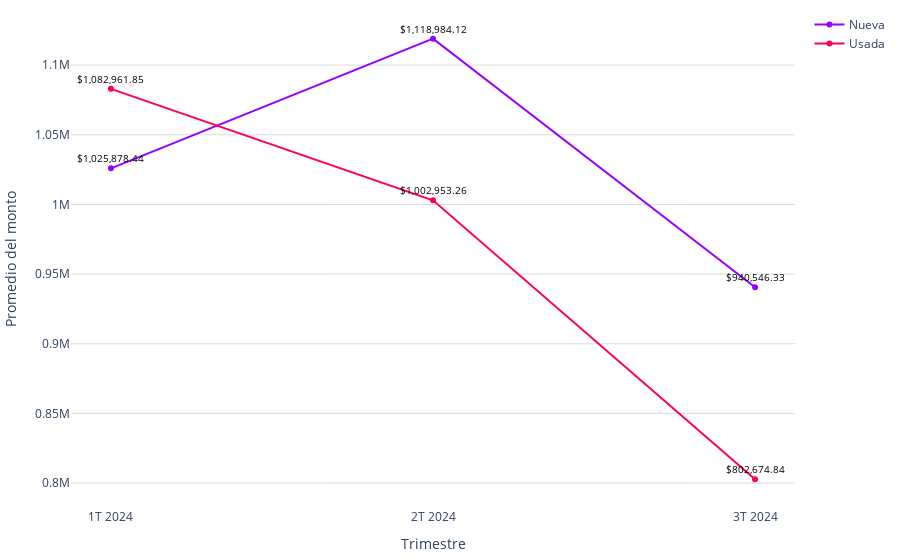

Notebook source saved alongside this figure:
### Code cell
# Datos
trimestres = promedio_monto_por_modalidad_mes['trimestre']
modalidades = promedio_monto_por_modalidad_mes['modalidad']
promedios = promedio_monto_por_modalidad_mes['promedio']

# Limpiar las cadenas de promedio y convertirlas a números
promedios_limpios = [float(promedio.replace(',', '')) for promedio in promedios]

colors = ['#9500ff', '#ff0059']
fig = go.Figure()

# Agregar líneas para cada modalidad
for i, modalidad in enumerate(modalidades.unique()):
    df_modalidad = promedio_monto_por_modalidad_mes[promedio_monto_por_modalidad_mes['modalidad'] == modalidad]
    fig.add_trace(go.Scatter(
        x=df_modalidad['trimestre'],
        y=df_modalidad['promedio'].apply(lambda x: float(x.replace(',', ''))),  # Usar los promedios limpios
        mode='markers+lines',
        name=modalidad,
        line=dict(color=colors[i % len(colors)])  # Asignar colores a las líneas
    ))

fig.update_layout(
    #title='Promedio de valor de créditos para viviendas nuevas y usadas (2023)',
    xaxis=dict(title='Trimestre'),
    yaxis=dict(title='Promedio del monto', gridcolor='#dddcda'),
    margin=dict(l=10, r=10, t=10, b=10),  # Ajusta los márgenes (left, right, top, bottom)
    plot_bgcolor='rgba(0,0,0,0)',  # Color de fondo del gráfico
)


# Agregar etiquetas de texto a los puntos con símbolo de dólar
for trace in fig.data:
    df_modalidad = promedio_monto_por_modalidad_mes[promedio_monto_por_modalidad_mes['modalidad'] == trace.name]
    for i, point in enumerate(trace.y):
        # Formatear el promedio con símbolo de dólar
        promedio_con_dolar = f'${df_modalidad.iloc[i]["promedio"]}'
        fig.add_annotation(
            x=trace.x[i],
            y=point,
            text=promedio_con_dolar,
            showarrow=False,
            font=dict(color='black', size=10),
            yshift=10
        )

# Exportar gráfica como archivo HTML
def guardar_grafico_como_html(fig, nombre_archivo, carpeta='assets\graficas'):
    # Crear la carpeta si no existe
    if not os.path.exists(carpeta):
        os.makedirs(carpeta)
    config = {
        'displaylogo': False,  # Ocultar el logo de Plotly
        'modeBarButtonsToRemove': [
            'toImage',       # Botón para guardar como imagen
            'select2d',      # Box select
            'lasso2d',       # Lasso select
            'resetScale2d',  # Reset Axes
        ]
    }
    # Gráfica como archivo HTML en la carpeta especificada
    pio.write_html(fig, f'{carpeta}/{nombre_archivo}.html', config=config)


guardar_grafico_como_html(fig, 'g_scatt_creditos_nuevausada_2024', carpeta='assets\graficas')
fig.show()

### Figure 1 — Plotly figure (JSON) as saved in the notebook; plotly's stock layout.template omitted (floating-point values rounded to 4 significant figures)
{"data": [{"line": {"color": "#9500ff"}, "mode": "markers+lines", "name": "Nueva", "type": "scatter", "x": ["1T 2024", "2T 2024", "3T 2024"], "y": [1026000.0, 1119000.0, 940500.0]}, {"line": {"color": "#ff0059"}, "mode": "markers+lines", "name": "Usada", "type": "scatter", "x": ["1T 2024", "2T 2024", "3T 2024"], "y": [1083000.0, 1003000.0, 802700.0]}], "layout": {"annotations": [{"font": {"color": "black", "size": 10}, "showarrow": false, "text": "$1,025,878.44", "x": "1T 2024", "y": 1026000.0, "yshift": 10}, {"font": {"color": "black", "size": 10}, "showarrow": false, "text": "$1,118,984.12", "x": "2T 2024", "y": 1119000.0, "yshift": 10}, {"font": {"color": "black", "size": 10}, "showarrow": false, "text": "$940,546.33", "x": "3T 2024", "y": 940500.0, "yshift": 10}, {"font": {"color": "black", "size": 10}, "showarrow": false, "text": "$1,082,961.85", "x": "1T 2024", "y": 1083000.0, "yshift": 10}, {"font": {"color": "black", "size": 10}, "showarrow": false, "text": "$1,002,953.26", "x": "2T 2024", "y": 1003000.0, "yshift": 10}, {"font": {"color": "black", "size": 10}, "showarrow": false, "text": "$802,674.84", "x": "3T 2024", "y": 802700.0, "yshift": 10}], "margin": {"b": 10, "l": 10, "r": 10, "t": 10}, "plot_bgcolor": "rgba(0,0,0,0)", "xaxis": {"title": {"text": "Trimestre"}}, "yaxis": {"gridcolor": "#dddcda", "title": {"text": "Promedio del monto"}}}}
